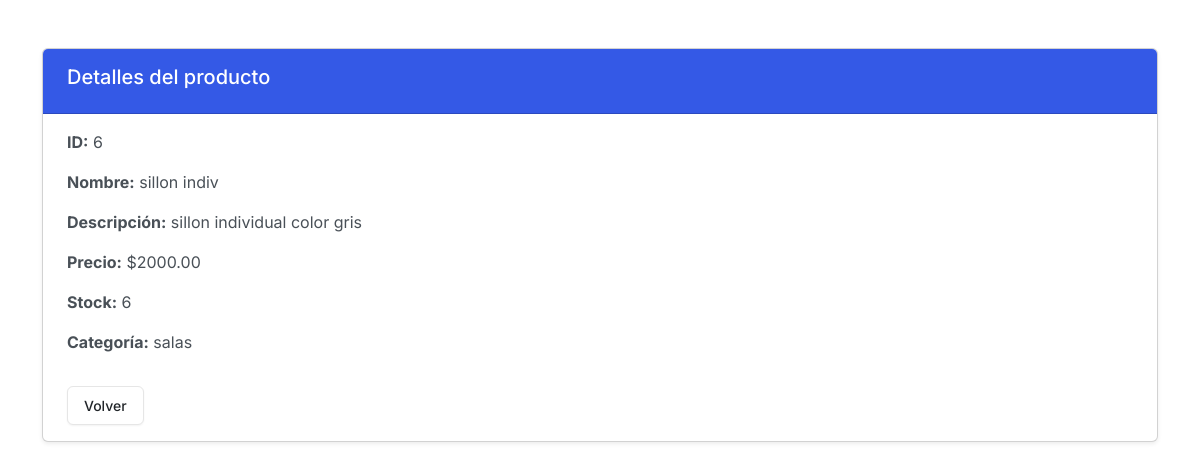
/producto/6/, run on the app's committed database.
### app_productos/models.py (models this page shows, shortened)
class Producto(models.Model):
    id_producto = models.AutoField(primary_key=True)
    nombre = models.CharField(max_length=100)
    descripcion = models.TextField(blank=True, null=True)
    precio = models.DecimalField(max_digits=10, decimal_places=2, default=0)
    stock = models.IntegerField(default=0)
    categoria = models.CharField(max_length=100, blank=True, null=True)

### app_productos/views.py (the view)
# urls.py: path('producto/<int:id>/', views.detalle_producto, name='detalle_producto'),
def detalle_producto(request, id):
    producto = get_object_or_404(Producto, id_producto=id)
    return render(request, 'productos/detalle.html', {'producto': producto})

### app_productos/templates/productos/detalle.html (shortened to what this page needs)
{% load static %}
<!DOCTYPE html>
<html lang="es">
<head>
  <link href="https://cdn.jsdelivr.net/npm/bootstrap@5.3.3/dist/css/bootstrap.min.css" rel="stylesheet">
  <link href="{% static 'css/bootstrap.css' %}" rel="stylesheet">
</head>
<body>
<div class="container mt-5">
  <div class="card shadow-sm">
    <div class="card-header bg-primary text-white">
      <h5>Detalles del producto</h5>
    </div>
    <div class="card-body">
      <p><strong>ID:</strong> {{ producto.id_producto }}</p>
      <p><strong>Nombre:</strong> {{ producto.nombre }}</p>
      <p><strong>Descripción:</strong> {{ producto.descripcion }}</p>
      <p><strong>Precio:</strong> ${{ producto.precio }}</p>
      <p><strong>Stock:</strong> {{ producto.stock }}</p>
      <p><strong>Categoría:</strong> {{ producto.categoria }}</p>
      <a href="{% url 'lista_productos' %}" class="btn btn-secondary mt-3">Volver</a>
    </div>
  </div>
</div>
</body>
</html>

### data on the page
Producto: id_producto "6", nombre "sillon indiv", descripcion "sillon individual color gris", precio "2000.00", stock "6", categoria "salas"
